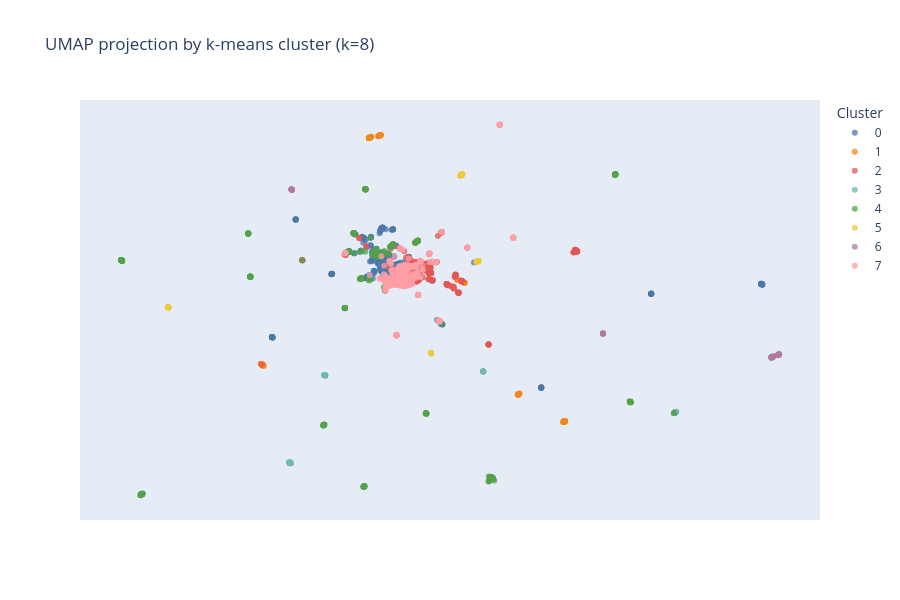

Notebook code for this chart:
### Markdown cell above
Plot the semantic map by cluster

This chart reuses the same UMAP coordinates, but replaces neighborhood colors with k-means cluster colors. Comparing it with the previous chart helps show whether similarities in listing language align with the source neighborhood labels. Clusters were calculated in the full embedding space, so boundaries in this compressed view may overlap. Colors are assigned by cluster number and reused in the later maps.

### Code cell
umap_by_cluster = px.scatter(
    df, x='umap_x', y='umap_y', render_mode='svg', color='cluster_number',
    color_discrete_map={str(cid): cluster_colors[cid] for cid in cluster_ids},
    category_orders={'cluster_number': [str(cid) for cid in cluster_ids]},
    hover_name='address', hover_data={'neighborhood': True, 'rent': ':$,.0f'},
    opacity=0.75, title=f'UMAP projection by k-means cluster (k={k})',
    height=600,
)
umap_by_cluster.update_traces(marker_size=6)
umap_by_cluster.update_xaxes(visible=False)
umap_by_cluster.update_yaxes(visible=False)
umap_by_cluster.update_layout(legend_title_text='Cluster')
umap_by_cluster.show()

### Figure 1 — Plotly figure (JSON) as saved in the notebook; plotly's stock layout.template omitted (floating-point values rounded to 4 significant figures; data arrays with more than 128 entries replaced by an {"elided": "..."} marker saying what was removed)
{"data": [{"customdata": {"elided": "330x2 mixed values"}, "hovertemplate": "<b>%{hovertext}</b><br><br>cluster_number=0<br>umap_x=%{x}<br>umap_y=%{y}<br>neighborhood=%{customdata[0]}<br>rent=%{customdata[1]:$,.0f}<extra></extra>", "hovertext": {"elided": "330 str values"}, "legendgroup": "0", "marker": {"color": "#4C78A8", "opacity": 0.75, "symbol": "circle", "size": 6}, "mode": "markers", "name": "0", "orientation": "v", "showlegend": true, "x": {"elided": "330 float values"}, "xaxis": "x", "y": {"elided": "330 float values"}, "yaxis": "y", "type": "scatter"}, {"customdata": {"elided": "91x2 mixed values"}, "hovertemplate": "<b>%{hovertext}</b><br><br>cluster_number=1<br>umap_x=%{x}<br>umap_y=%{y}<br>neighborhood=%{customdata[0]}<br>rent=%{customdata[1]:$,.0f}<extra></extra>", "hovertext": ["189 West 89th Street #PH1G", "888 Main Street #1219", "420 East 54th Street #2901-2", "300 E. 39th Street #15H", "230 West 126th Street #17F", "271 West 47th Street #46B", "420 East 54th Street #1901", "170 Amsterdam Avenue #11L", "271 West 47th Street #43C", "189 West 89th Street #16A", "180 Broome Street #1207", "20 Broad Street #1420", "420 East 54th Street #1708", "145 Clinton Street #3E", "145 Clinton Street #12G", "420 East 54th Street #502", "189 West 89th Street #16P", "10 East 29th Street #20A", "230 West 126th Street #22A", "20 Broad Street #2201", "160 West 24th Street #2E", "305 West 50th Street #23B", "228 West 71st Street #5F", "50 East 28th Street #9L", "160 West 24th Street #3N", "160 West 24th Street #11C", "271 West 47th Street #22F", "505 W. 54th Street #PH25", "431 West 37th Street #2G", "50 East 28th Street #20B", "505 W. 54th Street #PH16", "240 East 27th Street #25M", "777 6th Avenue #8K", "400 West 37th Street #6L", "116 John Street #2011", "50 West 77th Street #3D", "480 2nd Avenue #27F", "470 2nd Avenue #13F", "105 West 29th Street #42B", "240 East 27th Street #6E", "225 East 7th Street #2D", "189 West 89th Street #5Q", "189 West 89th Street #PH2G", "160 West 24th Street #3B", "240 East 27th Street #5E", "271 West 47th Street #9B", "230 West 126th Street #23B", "240 East 27th Street #17C", "189 West 89th Street PH2C-2E", "240 East 27th Street #23E", "180 Riverside Boulevard #19J", "160 West 24th Street #11F", "200 East 87th Street #15D", "300 E. 39th Street #17E", "160 West 24th Street #PHB", "888 Main Street #1235", "10 East 29th Street #11K", "160 West 24th Street #3B", "240 East 27th Street #23E", "10 East 29th Street #18G", "888 Main Street #1147", "888 Main Street #343", "420 East 54th Street #1415", "10 East 29th Street #20D", "888 Main Street #123", "271 West 47th Street #49E", "271 West 47th Street #31H", "41 West 86th Street #9F", "125 Delancey Street #2409", "271 West 47th Street #41F", "420 East 54th Street #712", "420 East 54th Street #502", "888 Main Street #612", "888 Main Street #1211", "888 Main Street #315", "189 West 89th Street #5N", "420 East 54th Street #3007", "189 West 89th Street #11M", "240 East 27th Street #20D", "429 East 52nd Street #29E", "50 West 77th Street #7M", "309 5th Avenue #25B", "225 East 7th Street #2D", "189 West 89th Street #7A", "750 Columbus Avenue #11M", "888 Main Street #726", "150 East 34th Street #3707", "305 West 50th Street #26B", "10 East 29th Street #26J", "189 West 89th Street #12K", "420 East 54th Street #513"], "legendgroup": "1", "marker": {"color": "#F58518", "opacity": 0.75, "symbol": "circle", "size": 6}, "mode": "markers", "name": "1", "orientation": "v", "showlegend": true, "x": [14.66, 18.11, -4.182, 3.684, 10.72, 18.05, -4.155, 4.387, 18.04, 14.67, 14.69, 18.1, -4.169, 14.75, 14.76, -4.154, 14.66, -4.179, 10.71, 18.12, -4.208, 3.686, 3.816, 4.379, -4.251, -4.185, 18.01, 4.525, 3.689, 4.358, 4.529, 4.496, 3.702, 3.673, 18.04, 3.831, 10.17, 10.19, 3.691, 4.509, 18.02, 14.67, 14.68, -4.259, 4.475, 18.04, 10.71, 4.523, 14.73, 4.531, 3.66, -4.246, 18.0, 3.681, -4.227, 18.06, -4.292, -4.242, 4.516, -4.168, 18.06, 18.04, -4.148, -4.172, 18.11, 18.05, 18.01, 3.816, 14.68, 18.06, -4.174, -4.136, 17.98, 18.09, 18.1, 14.68, -4.163, 14.67, 4.512, 10.72, 3.842, -4.124, 18.05, 14.65, 4.51, 18.03, -4.067, 3.683, -4.192, 14.64, -4.21], "xaxis": "x", "y": [-11.72, -14.56, -8.54, 15.78, 0.263, -14.61, -8.566, 15.99, -14.63, -11.71, -11.68, -14.57, -8.553, -11.62, -11.62, -8.568, -11.72, -8.542, 0.2601, -14.6, -8.512, 15.78, 15.88, 15.98, -8.469, -8.535, -14.63, 16.06, 15.77, 15.97, 16.08, 16.07, 15.78, 15.77, -14.61, 15.9, 0.5897, 0.5498, 15.79, 16.08, -14.66, -11.71, -11.7, -8.462, 16.05, -14.63, 0.253, 16.08, -11.64, 16.09, 15.76, -8.474, -14.65, 15.8, -8.493, -14.6, -8.429, -8.475, 16.07, -8.554, -14.61, -14.62, -8.574, -8.55, -14.56, -14.61, -14.63, 15.86, -11.7, -14.61, -8.548, -8.586, -14.65, -14.59, -14.57, -11.7, -8.559, -11.71, 16.08, 0.276, 15.9, -8.596, -14.64, -11.73, 16.06, -14.63, -8.652, 15.78, -8.53, -11.73, -8.513], "yaxis": "y", "type": "scatter"}, {"customdata": {"elided": "199x2 mixed values"}, "hovertemplate": "<b>%{hovertext}</b><br><br>cluster_number=2<br>umap_x=%{x}<br>umap_y=%{y}<br>neighborhood=%{customdata[0]}<br>rent=%{customdata[1]:$,.0f}<extra></extra>", "hovertext": {"elided": "199 str values"}, "legendgroup": "2", "marker": {"color": "#E45756", "opacity": 0.75, "symbol": "circle", "size": 6}, "mode": "markers", "name": "2", "orientation": "v", "showlegend": true, "x": {"elided": "199 float values"}, "xaxis": "x", "y": {"elided": "199 float values"}, "yaxis": "y", "type": "scatter"}, {"customdata": {"elided": "72x2 mixed values"}, "hovertemplate": "<b>%{hovertext}</b><br><br>cluster_number=3<br>umap_x=%{x}<br>umap_y=%{y}<br>neighborhood=%{customdata[0]}<br>rent=%{customdata[1]:$,.0f}<extra></extra>", "hovertext": ["19 Dutch Street #36H", "95 Wall Street #1414", "15 Cliff Street #30B", "95 Wall Street #1202", "95 Wall Street #401", "95 Wall Street #803", "776 Sixth Avenue #19A", "37 Wall Street #18J", "95 Wall Street #2210", "19 Dutch Street #41A", "95 Wall Street #721", "19 Dutch Street #18D", "15 Cliff Street #4D", "95 Wall Street #2120", "19 Dutch Street #55D", "15 Park Row #19F", "776 Sixth Avenue #17B", "776 Sixth Avenue #11A", "19 Dutch Street #45C", "19 Dutch Street #18D", "95 Wall Street #721", "776 Sixth Avenue #23D", "95 Wall Street #1706", "95 Wall Street #1921", "95 Wall Street #1210", "55 Broad Street #2709", "15 Cliff Street #21D", "95 Wall Street #1718", "19 Dutch Street #55D", "95 Wall Street #625", "95 Wall Street #1213", "95 Wall Street #2325", "95 Wall Street #1509", "95 Wall Street #315", "15 Cliff Street #5E", "776 Sixth Avenue #20N", "19 Dutch Street #5D", "19 Dutch Street #43H", "19 Dutch Street #26B", "19 Dutch Street #11G", "95 Wall Street #1517", "19 Dutch Street #47F", "95 Wall Street #1706", "776 Sixth Avenue #26N", "95 Wall Street #1406", "15 Cliff Street #17B", "19 Dutch Street #19H", "19 Dutch Street #30H", "776 Sixth Avenue #34D", "776 Sixth Avenue #19H", "19 Dutch Street #41C", "776 Sixth Avenue #28I", "776 Sixth Avenue #26E", "95 Wall Street #509", "19 Dutch Street #49H", "19 Dutch Street #46C", "19 Dutch Street #58E", "95 Wall Street #1007", "776 Sixth Avenue #27J", "776 Sixth Avenue #25F", "776 Sixth Avenue #32J", "19 Dutch Street #27B", "19 Dutch Street #38G", "19 Dutch Street #50H", "776 Sixth Avenue #7H", "19 Dutch Street #18A", "776 Sixth Avenue #32J", "19 Dutch Street #44D", "776 Sixth Avenue #23N", "776 Sixth Avenue #23D", "19 Dutch Street #32B", "19 Dutch Street #22D"], "legendgroup": "3", "marker": {"color": "#72B7B2", "opacity": 0.75, "symbol": "circle", "size": 6}, "mode": "markers", "name": "3", "orientation": "v", "showlegend": true, "x": [-2.165, 26.27, 12.09, 26.23, 26.25, 26.23, 0.4154, 6.345, 26.25, -2.128, 26.25, -2.115, 12.09, 26.26, -2.107, 12.09, 0.4114, 0.4283, -2.144, -2.121, 26.24, 0.4093, 26.24, 26.26, 26.25, 4.021, 12.1, 26.26, -2.169, 26.26, 26.24, 26.25, 26.31, 26.24, 12.09, 0.4227, -2.132, -2.181, -2.135, -2.134, 26.21, -2.16, 26.25, 0.4277, 26.25, 12.06, -2.16, -2.137, 0.397, 0.4669, -2.118, 0.4014, 0.4183, 26.25, -2.119, -2.12, -2.11, 26.27, 0.439, 0.4046, 0.44, -2.201, -2.144, -2.129, 0.4606, -2.19, 0.4193, -2.105, 0.4269, 0.4158, -2.135, -2.09], "xaxis": "x", "y": [-19.01, -13.6, -9.256, -13.64, -13.62, -13.64, -9.63, 1.804, -13.62, -19.06, -13.62, -19.07, -9.251, -13.61, -19.08, -9.255, -9.626, -9.642, -19.03, -19.06, -13.61, -9.624, -13.62, -13.6, -13.62, 3.248, -9.258, -13.61, -19.02, -13.6, -13.63, -13.61, -13.56, -13.63, -9.255, -9.637, -19.03, -19.08, -19.03, -19.04, -13.65, -19.02, -13.61, -9.642, -13.61, -9.225, -19.02, -19.01, -9.612, -9.682, -19.05, -9.612, -9.634, -13.61, -19.07, -19.06, -19.07, -13.59, -9.653, -9.619, -9.655, -18.98, -19.04, -19.06, -9.676, -18.99, -9.634, -19.02, -9.642, -9.631, -19.05, -19.09], "yaxis": "y", "type": "scatter"}, {"customdata": {"elided": "301x2 mixed values"}, "hovertemplate": "<b>%{hovertext}</b><br><br>cluster_number=4<br>umap_x=%{x}<br>umap_y=%{y}<br>neighborhood=%{customdata[0]}<br>rent=%{customdata[1]:$,.0f}<extra></extra>", "hovertext": {"elided": "301 str values"}, "legendgroup": "4", "marker": {"color": "#54A24B", "opacity": 0.75, "symbol": "circle", "size": 6}, "mode": "markers", "name": "4", "orientation": "v", "showlegend": true, "x": {"elided": "301 float values"}, "xaxis": "x", "y": {"elided": "301 float values"}, "yaxis": "y", "type": "scatter"}, {"customdata": [["NEW DEVELOPMENT", 6400], ["RENTAL UNIT IN MURRAY HILL", 6169], ["RENTAL UNIT IN MURRAY HILL", 6950], ["RENTAL UNIT IN KIPS BAY", 4025], ["RENTAL UNIT IN KIPS BAY", 7250], ["RENTAL UNIT IN MURRAY HILL", 4901], ["RENTAL UNIT IN MURRAY HILL", 6229], ["RENTAL UNIT IN MURRAY HILL", 6386], ["MIXED-USE BUILDING IN MURRAY HILL", 6000], ["RENTAL UNIT IN KIPS BAY", 4850], ["RENTAL UNIT IN MURRAY HILL", 7597], ["RENTAL UNIT IN MURRAY HILL", 5523], ["RENTAL UNIT IN KIPS BAY", 4271], ["RENTAL UNIT IN MURRAY HILL", 9800], ["NEW DEVELOPMENT", 6190], ["NEW DEVELOPMENT", 4600], ["RENTAL UNIT IN MURRAY HILL", 4075], ["RENTAL UNIT IN MURRAY HILL", 6850], ["RENTAL UNIT IN MURRAY HILL", 8450], ["RENTAL UNIT IN MURRAY HILL", 6450], ["NEW DEVELOPMENT", 6190], ["RENTAL UNIT IN KIPS BAY", 4950], ["RENTAL UNIT IN KIPS BAY", 4225], ["RENTAL UNIT IN MURRAY HILL", 5250], ["RENTAL UNIT IN KIPS BAY", 5575], ["RENTAL UNIT IN MURRAY HILL", 11650], ["RENTAL UNIT IN KIPS BAY", 6950], ["RENTAL UNIT IN MURRAY HILL", 8900], ["RENTAL UNIT IN MURRAY HILL", 4520], ["RENTAL UNIT IN MURRAY HILL", 8750], ["RENTAL UNIT IN MURRAY HILL", 5536], ["RENTAL UNIT IN MURRAY HILL", 6100], ["RENTAL UNIT IN MURRAY HILL", 4289], ["RENTAL UNIT IN MURRAY HILL", 12500], ["RENTAL UNIT IN MURRAY HILL", 5295], ["NEW DEVELOPMENT", 9850], ["RENTAL UNIT IN KIPS BAY", 4950], ["RENTAL UNIT IN MURRAY HILL", 9500], ["RENTAL UNIT IN MURRAY HILL", 4300], ["RENTAL UNIT IN KIPS BAY", 4125], ["NEW DEVELOPMENT", 4400], ["RENTAL UNIT IN KIPS BAY", 5300], ["RENTAL UNIT IN MURRAY HILL", 4075]], "hovertemplate": "<b>%{hovertext}</b><br><br>cluster_number=5<br>umap_x=%{x}<br>umap_y=%{y}<br>neighborhood=%{customdata[0]}<br>rent=%{customdata[1]:$,.0f}<extra></extra>", "hovertext": ["162 East 36th Street #10F", "626 1st Avenue #E31H", "685 First Avenue #25B", "222 East 34th Street #817", "222 East 34th Street #2123", "626 1st Avenue #W41D", "626 1st Avenue #E31D", "626 1st Avenue #E21C", "344 Lexington Avenue #3F", "222 East 34th Street #616", "626 1st Avenue #W15J", "626 1st Avenue #W10D", "150 East 34th Street #705", "626 1st Avenue #E41B", "162 East 36th Street #13E", "162 East 36th Street #5E", "685 First Avenue #3D", "626 1st Avenue #W22B", "685 First Avenue #6E", "685 First Avenue #11K", "162 East 36th Street #13E", "222 East 34th Street #1031", "222 East 34th Street #1204", "685 First Avenue #14H", "222 East 34th Street #1109", "626 1st Avenue #E31G", "222 East 34th Street #1805", "626 1st Avenue #W44F", "626 1st Avenue #W21M", "626 1st Avenue #E34F", "626 1st Avenue #E12D", "685 First Avenue #14L", "626 1st Avenue #W42K", "685 First Avenue #22E", "115 East 34th Street #1802", "162 East 36th Street #8D", "222 East 34th Street #928", "626 1st Avenue #E34C", "685 First Avenue #9D", "222 East 34th Street #726", "162 East 36th Street #9G", "222 East 34th Street #1606", "685 First Avenue #3D"], "legendgroup": "5", "marker": {"color": "#EECA3B", "opacity": 0.75, "symbol": "circle", "size": 6}, "mode": "markers", "name": "5", "orientation": "v", "showlegend": true, "x": [8.243, 10.47, 11.74, -11.1, -11.11, 10.51, 10.51, 10.51, 11.63, -11.12, 10.48, 10.49, 11.64, 10.48, 8.252, 8.245, 11.68, 10.54, 11.7, 11.72, 8.251, -11.12, -11.11, 11.72, -11.12, 10.42, -11.08, 10.38, 10.55, 10.44, 10.51, 11.73, 10.55, 11.74, 11.57, 8.246, -11.11, 10.44, 11.68, -11.14, 8.246, -11.09, 11.68], "xaxis": "x", "y": [-7.294, 11.81, 2.603, -2.378, -2.366, 11.85, 11.84, 11.85, 2.518, -2.359, 11.82, 11.83, 2.526, 11.81, -7.284, -7.292, 2.55, 11.88, 2.565, 2.582, -7.286, -2.357, -2.365, 2.582, -2.359, 11.76, -2.395, 11.71, 11.89, 11.78, 11.84, 2.593, 11.89, 2.586, 2.454, -7.291, -2.366, 11.78, 2.543, -2.336, -7.289, -2.384, 2.539], "yaxis": "y", "type": "scatter"}, {"customdata": [["NEW DEVELOPMENT", 4425], ["NEW DEVELOPMENT", 3250], ["RENTAL UNIT IN FORT GEORGE", 3291], ["RENTAL UNIT IN FORT GEORGE", 4733], ["NEW DEVELOPMENT", 3500], ["NEW DEVELOPMENT", 3125], ["NEW DEVELOPMENT", 3395], ["NEW DEVELOPMENT", 5495], ["NEW DEVELOPMENT", 3475], ["NEW DEVELOPMENT", 3375], ["NEW DEVELOPMENT", 3250], ["NEW DEVELOPMENT", 3200], ["NEW DEVELOPMENT", 3220], ["NEW DEVELOPMENT", 3250], ["NEW DEVELOPMENT", 3475], ["RENTAL UNIT IN FORT GEORGE", 4763], ["RENTAL UNIT IN FORT GEORGE", 3242], ["RENTAL UNIT IN FORT GEORGE", 2949], ["NEW DEVELOPMENT", 4200], ["NEW DEVELOPMENT", 3250], ["RENTAL UNIT IN FORT GEORGE", 2949], ["NEW DEVELOPMENT", 4200], ["RENTAL UNIT IN FORT GEORGE", 3242], ["NEW DEVELOPMENT", 3250], ["NEW DEVELOPMENT", 3325], ["RENTAL UNIT IN FORT GEORGE", 3675], ["NEW DEVELOPMENT", 5475], ["NEW DEVELOPMENT", 3225], ["RENTAL UNIT IN FORT GEORGE", 2977], ["RENTAL UNIT IN FORT GEORGE", 3246], ["NEW DEVELOPMENT", 3125], ["RENTAL UNIT IN FORT GEORGE", 3690], ["NEW DEVELOPMENT", 4000], ["NEW DEVELOPMENT", 3950], ["RENTAL UNIT IN FORT GEORGE", 3276], ["NEW DEVELOPMENT", 3400], ["NEW DEVELOPMENT", 4150], ["NEW DEVELOPMENT", 5395], ["NEW DEVELOPMENT", 3600], ["NEW DEVELOPMENT", 3260], ["NEW DEVELOPMENT", 4150], ["NEW DEVELOPMENT", 3450], ["NEW DEVELOPMENT", 3390], ["NEW DEVELOPMENT", 3245], ["RENTAL UNIT IN FORT GEORGE", 3617], ["NEW DEVELOPMENT", 3220], ["NEW DEVELOPMENT", 3150], ["NEW DEVELOPMENT", 3425], ["NEW DEVELOPMENT", 3240], ["NEW DEVELOPMENT", 5395], ["RENTAL UNIT IN FORT GEORGE", 3264]], "hovertemplate": "<b>%{hovertext}</b><br><br>cluster_number=6<br>umap_x=%{x}<br>umap_y=%{y}<br>neighborhood=%{customdata[0]}<br>rent=%{customdata[1]:$,.0f}<extra></extra>", "hovertext": ["3880 9th Avenue #5E", "3880 9th Avenue #12U", "4650 Broadway #2011", "4650 Broadway #1803", "4778 Broadway #12J", "3880 9th Avenue #3I", "5055 Broadway #1002", "5055 Broadway #704", "4778 Broadway #11P", "5055 Broadway #407", "3880 9th Avenue #3V", "3880 9th Avenue #7V", "5055 Broadway #211", "3880 9th Avenue #13S", "4778 Broadway #11P", "4650 Broadway #2003", "4650 Broadway #609", "4650 Broadway #1102", "3880 9th Avenue #4W", "3880 9th Avenue #6V", "4650 Broadway #1102", "3880 9th Avenue #4W", "4650 Broadway #609", "3880 9th Avenue #11V", "3880 9th Avenue #4V", "4650 Broadway #1806", "5055 Broadway #PH2", "4778 Broadway #6P", "4650 Broadway #811", "4650 Broadway #1711", "3880 9th Avenue #6H", "4650 Broadway #1906", "3880 9th Avenue #6R", "3880 9th Avenue #12S", "4650 Broadway #1911", "3880 9th Avenue #10V", "3880 9th Avenue #14R", "5055 Broadway #915", "3880 9th Avenue #3C", "5055 Broadway #601", "3880 9th Avenue #14R", "4778 Broadway #5P", "5055 Broadway #202", "4778 Broadway #2P", "4650 Broadway #1705", "5055 Broadway #211", "3880 9th Avenue #8K", "3880 9th Avenue #4N", "5055 Broadway #401", "5055 Broadway #915", "4650 Broadway #1802"], "legendgroup": "6", "marker": {"color": "#B279A2", "opacity": 0.75, "symbol": "circle", "size": 6}, "mode": "markers", "name": "6", "orientation": "v", "showlegend": true, "x": [33.53, 33.35, 33.83, 33.83, 20.91, 33.34, -2.025, -2.026, 20.91, -2.035, 33.33, 33.35, -2.024, 33.34, 20.91, 33.85, 33.83, 33.83, 33.35, 33.35, 33.82, 33.39, 33.83, 33.33, 33.39, 33.86, -2.024, 20.91, 33.84, 33.85, 33.32, 33.89, 33.38, 33.33, 33.85, 33.38, 33.39, -1.999, 33.3, -2.013, 33.37, 20.91, -2.009, 20.91, 33.83, -2.042, 33.38, 33.35, -2.022, -1.997, 33.86], "xaxis": "x", "y": [-7.593, -7.741, -7.443, -7.43, -5.175, -7.712, 10.25, 10.25, -5.175, 10.26, -7.735, -7.72, 10.25, -7.718, -5.175, -7.432, -7.445, -7.448, -7.711, -7.717, -7.446, -7.664, -7.445, -7.735, -7.675, -7.417, 10.25, -5.175, -7.441, -7.442, -7.734, -7.387, -7.685, -7.73, -7.451, -7.685, -7.678, 10.23, -7.764, 10.24, -7.691, -5.175, 10.24, -5.175, -7.45, 10.27, -7.668, -7.716, 10.25, 10.23, -7.438], "yaxis": "y", "type": "scatter"}, {"customdata": {"elided": "316x2 mixed values"}, "hovertemplate": "<b>%{hovertext}</b><br><br>cluster_number=7<br>umap_x=%{x}<br>umap_y=%{y}<br>neighborhood=%{customdata[0]}<br>rent=%{customdata[1]:$,.0f}<extra></extra>", "hovertext": {"elided": "316 str values"}, "legendgroup": "7", "marker": {"color": "#FF9DA6", "opacity": 0.75, "symbol": "circle", "size": 6}, "mode": "markers", "name": "7", "orientation": "v", "showlegend": true, "x": {"elided": "316 float values"}, "xaxis": "x", "y": {"elided": "316 float values"}, "yaxis": "y", "type": "scatter"}], "layout": {"xaxis": {"anchor": "y", "domain": [0.0, 1.0], "title": {"text": "umap_x"}, "visible": false}, "yaxis": {"anchor": "x", "domain": [0.0, 1.0], "title": {"text": "umap_y"}, "visible": false}, "legend": {"title": {"text": "Cluster"}, "tracegroupgap": 0}, "title": {"text": "UMAP projection by k-means cluster (k=8)"}, "height": 600}}
